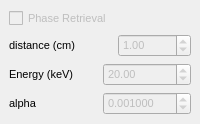
         <widget class="QDockWidget" name="Phase_Retrieval">
          <property name="windowTitle">
           <string>Phase retrieval</string>
          </property>
          <widget class="QWidget" name="dockWidgetContents_14">
           <layout class="QGridLayout" name="gridLayout_27">
            <item row="0" column="0" colspan="2">
             <layout class="QGridLayout" name="gridLayout_28">
              <item row="1" column="0">
               <widget class="QLabel" name="label_distance_2">
                <property name="enabled">
                 <bool>true</bool>
                </property>
                <property name="sizePolicy">
                 <sizepolicy hsizetype="Minimum" vsizetype="Minimum">
                  <horstretch>0</horstretch>
                  <verstretch>0</verstretch>
                 </sizepolicy>
                </property>
                <property name="font">
                 <font>
                  <pointsize>8</pointsize>
                  <weight>50</weight>
                  <bold>false</bold>
                 </font>
                </property>
                <property name="text">
                 <string>distance (cm)</string>
                </property>
               </widget>
              </item>
              <item row="0" column="0">
               <widget class="QCheckBox" name="checkBox_phase_2">
                <property name="enabled">
                 <bool>false</bool>
                </property>
                <property name="sizePolicy">
                 <sizepolicy hsizetype="Minimum" vsizetype="Preferred">
                  <horstretch>0</horstretch>
                  <verstretch>0</verstretch>
                 </sizepolicy>
                </property>
                <property name="font">
                 <font>
                  <pointsize>8</pointsize>
                  <weight>50</weight>
                  <bold>false</bold>
                 </font>
                </property>
                <property name="text">
                 <string>Phase Retrieval</string>
                </property>
               </widget>
              </item>
              <item row="1" column="1">
               <widget class="QDoubleSpinBox" name="doubleSpinBox_distance_2">
                <property name="enabled">
                 <bool>false</bool>
                </property>
                <property name="sizePolicy">
                 <sizepolicy hsizetype="Minimum" vsizetype="Preferred">
                  <horstretch>0</horstretch>
                  <verstretch>0</verstretch>
                 </sizepolicy>
                </property>
                <property name="font">
                 <font>
                  <pointsize>8</pointsize>
                  <weight>50</weight>
                  <bold>false</bold>
                 </font>
                </property>
                <property name="maximum">
                 <double>5000.000000000000000</double>
                </property>
                <property name="value">
                 <double>1.000000000000000</double>
                </property>
               </widget>
              </item>
             </layout>
            </item>
            <item row="2" column="0">
             <widget class="QLabel" name="label_Energy_2">
              <property name="enabled">
               <bool>true</bool>
              </property>
              <property name="sizePolicy">
               <sizepolicy hsizetype="Minimum" vsizetype="Minimum">
                <horstretch>0</horstretch>
                <verstretch>0</verstretch>
               </sizepolicy>
              </property>
              <property name="font">
               <font>
                <pointsize>8</pointsize>
                <weight>50</weight>
                <bold>false</bold>
               </font>
              </property>
              <property name="text">
               <string>Energy (keV)</string>
              </property>
             </widget>
            </item>
            <item row="2" column="1">
             <widget class="QDoubleSpinBox" name="doubleSpinBox_Energy_2">
              <property name="enabled">
               <bool>false</bool>
              </property>
              <property name="sizePolicy">
               <sizepolicy hsizetype="Minimum" vsizetype="Preferred">
                <horstretch>0</horstretch>
                <verstretch>0</verstretch>
               </sizepolicy>
              </property>
              <property name="font">
               <font>
                <pointsize>8</pointsize>
                <weight>50</weight>
                <bold>false</bold>
               </font>
              </property>
              <property name="minimum">
               <double>1.000000000000000</double>
              </property>
              <property name="maximum">
               <double>100.000000000000000</double>
              </property>
              <property name="value">
               <double>20.000000000000000</double>
              </property>
             </widget>
            </item>
            <item row="3" column="0">
             <widget class="QLabel" name="label_alpha_2">
              <property name="enabled">
               <bool>true</bool>
              </property>
              <property name="sizePolicy">
               <sizepolicy hsizetype="Minimum" vsizetype="Minimum">
                <horstretch>0</horstretch>
                <verstretch>0</verstretch>
               </sizepolicy>
              </property>
              <property name="font">
               <font>
                <pointsize>8</pointsize>
                <weight>50</weight>
                <bold>false</bold>
               </font>
              </property>
              <property name="text">
               <string>alpha</string>
              </property>
             </widget>
            </item>
            <item row="3" column="1">
             <widget class="QDoubleSpinBox" name="doubleSpinBox_alpha_2">
              <property name="enabled">
               <bool>false</bool>
              </property>
              <property name="sizePolicy">
               <sizepolicy hsizetype="Minimum" vsizetype="Preferred">
                <horstretch>0</horstretch>
                <verstretch>0</verstretch>
               </sizepolicy>
              </property>
              <property name="font">
               <font>
                <pointsize>8</pointsize>
                <weight>50</weight>
                <bold>false</bold>
               </font>
              </property>
              <property name="decimals">
               <number>6</number>
              </property>
              <property name="singleStep">
               <double>0.000100000000000</double>
              </property>
              <property name="value">
               <double>0.001000000000000</double>
              </property>
             </widget>
            </item>
           </layout>
          </widget>
         </widget>
